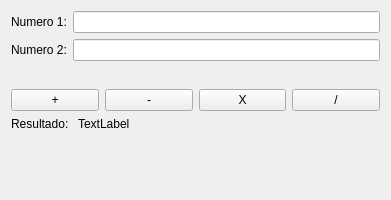
<?xml version="1.0" encoding="UTF-8"?>
<ui version="4.0">
 <class>Widget</class>
 <widget class="QWidget" name="Widget">
  <property name="geometry">
   <rect>
    <x>0</x>
    <y>0</y>
    <width>391</width>
    <height>200</height>
   </rect>
  </property>
  <property name="windowTitle">
   <string>Widget</string>
  </property>
  <layout class="QVBoxLayout" name="verticalLayout">
   <item>
    <layout class="QFormLayout" name="formLayout">
     <item row="0" column="0">
      <widget class="QLabel" name="label">
       <property name="text">
        <string>Numero 1:</string>
       </property>
      </widget>
     </item>
     <item row="1" column="0">
      <widget class="QLabel" name="label_2">
       <property name="text">
        <string>Numero 2:</string>
       </property>
      </widget>
     </item>
     <item row="0" column="1">
      <widget class="QLineEdit" name="n1"/>
     </item>
     <item row="1" column="1">
      <widget class="QLineEdit" name="n2"/>
     </item>
    </layout>
   </item>
   <item>
    <layout class="QHBoxLayout" name="horizontalLayout">
     <item>
      <widget class="QPushButton" name="Suma">
       <property name="text">
        <string>+</string>
       </property>
      </widget>
     </item>
     <item>
      <widget class="QPushButton" name="Resto">
       <property name="text">
        <string>-</string>
       </property>
      </widget>
     </item>
     <item>
      <widget class="QPushButton" name="Multiplicar">
       <property name="text">
        <string>X</string>
       </property>
      </widget>
     </item>
     <item>
      <widget class="QPushButton" name="Dividir">
       <property name="text">
        <string>/</string>
       </property>
      </widget>
     </item>
    </layout>
   </item>
   <item>
    <layout class="QFormLayout" name="formLayout_2">
     <item row="0" column="0">
      <widget class="QLabel" name="label_3">
       <property name="text">
        <string>Resultado: </string>
       </property>
      </widget>
     </item>
     <item row="0" column="1">
      <widget class="QLabel" name="resultado">
       <property name="text">
        <string>TextLabel</string>
       </property>
      </widget>
     </item>
    </layout>
   </item>
  </layout>
 </widget>
 <resources/>
 <connections/>
</ui>
